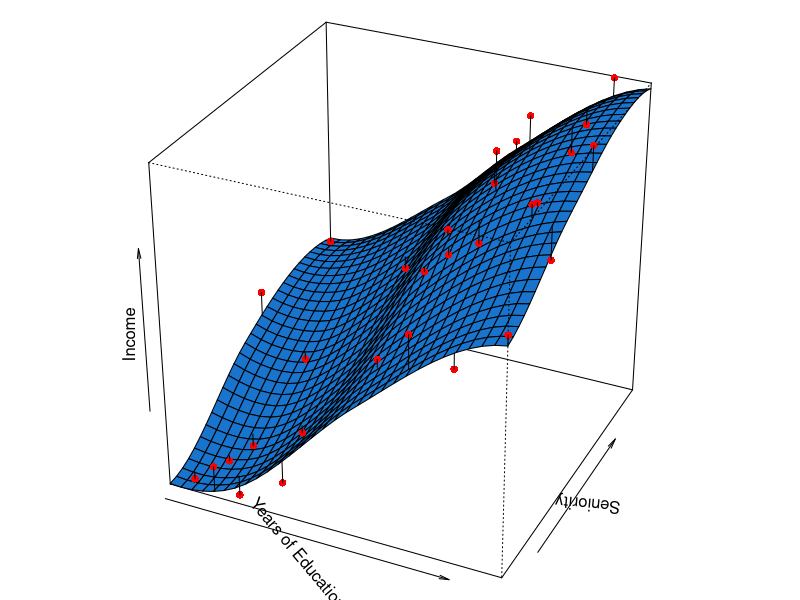

Reproduce this figure in R.
## ---- chunk 1
library(readr)
# https://github.com/rghan/ISLR/blob/master/Income2.csv
Income <- read_csv("data/Income2.csv", col_types = cols(x1 = col_skip()))
## ---- chunk 2
model <- loess(Income ~ Education + Seniority, data = Income)
## ---- chunk 3
x_Education <- seq(min(Income$Education), max(Income$Education), length = 30)
x_Seniority <- seq(min(Income$Seniority), max(Income$Seniority), length = 30)

pred_function <- function(x1, x2) {
  predict(model, newdata = cbind(x1, x2))
}

y_Income <- outer(x_Education, x_Seniority, pred_function)
## ---- chunk 4
#| label: fig-vis-loess
#| fig-cap: 局部多项式回归结果的三维可视化
#| fig-width: 8
#| fig-height: 6
#| fig-showtext: true

op <- par(mar = rep(0, 4))
point_pmat <- persp(
  x = x_Education, y = x_Seniority, z = y_Income,
  theta = 25, # 绕 z 轴旋转
  phi = 30,  # 绕 x 轴旋转
  expand = 1, 
  col = "dodgerblue3", r = 10, 
  xlab = "Years of Education", ylab = "Seniority", zlab = "Income"
)

points(trans3d(
  x = Income$Education, y = Income$Seniority,
  z = Income$Income, pmat = point_pmat
), col = "red", pch = 16)

for (i in 1:dim(Income)[1]) {
  z <- seq(Income$Income[i], pred_function(Income$Education[i], Income$Seniority[i]), length = 10)
  lines(trans3d(x = Income$Education[i], y = Income$Seniority[i], z = z, pmat = point_pmat))
}
on.exit(par(op))
